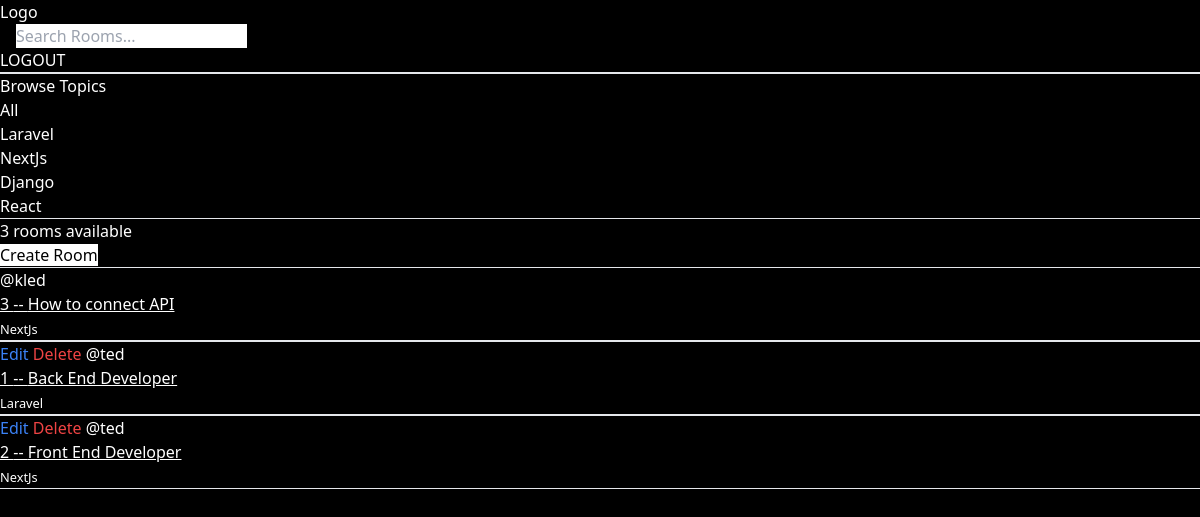
The app's page / (signed in) with its own data.
### base/models.py (models this page shows, shortened)
class Topic(models.Model):
    name = models.CharField(max_length=200)
    def __str__(self):
        return self.name

class Room(models.Model):
    host = models.ForeignKey(User, on_delete=models.SET_NULL, null=True)
    topic = models.ForeignKey(Topic, on_delete=models.SET_NULL, null=True)
    name = models.CharField(max_length=200)
    description = models.TextField(null=True, blank=True)
    updated = models.DateTimeField(auto_now=True)
    created = models.DateTimeField(auto_now_add=True)
    class Meta:
        ordering = ['-updated', '-created']

### base/views.py (the view)
# urls.py: path('', views.romr, name='home'),
def romr(request):
    q = request.GET.get('q') if request.GET.get('q') != None else ''
    rooms = Room.objects.filter(Q(topic__name__icontains=q) | Q(name__icontains=q) | Q(description__icontains=q))
    room_count = rooms.count()
    topics = Topic.objects.all()
    context = {'rooms': rooms, 'topics': topics, 'room_count': room_count}
    return render(request, 'base/home.html', context)

### base/templates/base/home.html (shortened to what this page needs)
{% extends 'main.html'%} {% block content %}
<div>
  <hr />
  <h3>Browse Topics</h3>
  <div>
    <div>
      <a href="{% url 'home' %}">All</a>
    </div>
    {% for topic in topics%}
    <div>
      <a href="{% url 'home' %}?q={{topic.name}}">{{topic}}</a>
    </div>
    {% endfor %}
  </div>
  <hr />
</div>
<h5>
  {{room_count}} {% if room_count > 1 %} rooms available {%else %} room
  available {% endif %}
</h5>
<a class="text-black bg-white" href="{% url 'create-room' %}">Create Room</a>
{% if rooms%} {% for room in rooms %}
<div>
  <hr />
  {% if request.user == room.host %}
  <a href="{% url 'update-room' room.id %}" class="text-blue-500">Edit</a>
  <a href="{% url 'delete-room' room.id %}" class="text-red-500">Delete</a>
  {% endif %}
  <span>@{{room.host.username}}</span>
  <a href="{% url 'room' room.id %}" class="underline">
    <h3>{{room.id}} -- {{room.name}}</h3>
  </a>
  <small>{{room.topic.name}}</small>
  <hr />
</div>
{% endfor %} {%endif%} {% endblock %}

### records on screen
Topic: name "Laravel"
Topic: name "NextJs"
Topic: name "Django"
Topic: name "React"
Room: host.username "kled", id "3", name "How to connect API", topic.name "NextJs"
Room: shows "Edit", host.username "ted", id "1", name "Back End Developer", topic.name "Laravel"
Room: shows "Edit", host.username "ted", id "2", name "Front End Developer", topic.name "NextJs"

### other values on screen
{{ room_count }} "3"
